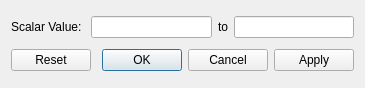
<?xml version="1.0" encoding="UTF-8"?>
<ui version="4.0">
 <class>VtkRangeDialog</class>
 <widget class="QDialog" name="VtkRangeDialog">
  <property name="geometry">
   <rect>
    <x>0</x>
    <y>0</y>
    <width>365</width>
    <height>88</height>
   </rect>
  </property>
  <property name="windowTitle">
   <string>Dialog</string>
  </property>
  <layout class="QVBoxLayout" name="verticalLayout">
   <item>
    <layout class="QHBoxLayout" name="scalarLayout">
     <item>
      <widget class="QLabel" name="scalarMainLabel">
       <property name="text">
        <string>Scalar Value: </string>
       </property>
      </widget>
     </item>
     <item>
      <widget class="QLineEdit" name="scalarLowerLineEdit"/>
     </item>
     <item>
      <widget class="QLabel" name="scalarToLavel">
       <property name="text">
        <string>to</string>
       </property>
      </widget>
     </item>
     <item>
      <widget class="QLineEdit" name="scalarUpperLineEdit"/>
     </item>
    </layout>
   </item>
   <item>
    <widget class="QDialogButtonBox" name="mainButtonBox">
     <property name="orientation">
      <enum>Qt::Horizontal</enum>
     </property>
     <property name="standardButtons">
      <set>QDialogButtonBox::Apply|QDialogButtonBox::Cancel|QDialogButtonBox::Ok|QDialogButtonBox::Reset</set>
     </property>
    </widget>
   </item>
  </layout>
 </widget>
 <resources/>
 <connections>
  <connection>
   <sender>mainButtonBox</sender>
   <signal>accepted()</signal>
   <receiver>VtkRangeDialog</receiver>
   <slot>accept()</slot>
   <hints>
    <hint type="sourcelabel">
     <x>248</x>
     <y>254</y>
    </hint>
    <hint type="destinationlabel">
     <x>157</x>
     <y>274</y>
    </hint>
   </hints>
  </connection>
  <connection>
   <sender>mainButtonBox</sender>
   <signal>rejected()</signal>
   <receiver>VtkRangeDialog</receiver>
   <slot>reject()</slot>
   <hints>
    <hint type="sourcelabel">
     <x>316</x>
     <y>260</y>
    </hint>
    <hint type="destinationlabel">
     <x>286</x>
     <y>274</y>
    </hint>
   </hints>
  </connection>
 </connections>
</ui>
